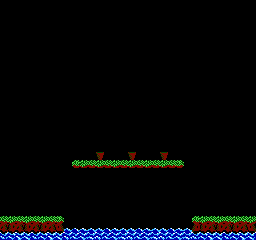

Rendered tile map (Tiled .tmx) drawn with the repository's tilesets; below, a short description and the map source with its tile grids summarised:
An orthogonal 32x30 tile map with 8x8 px tiles, 3 tile layers (suelo, agua, en1), 2 tilesets and 5 objects.

<map version="1.0" orientation="orthogonal" renderorder="right-down" width="32" height="30" tilewidth="8" tileheight="8" nextobjectid="7">
 <tileset firstgid="1" name="map" tilewidth="8" tileheight="8" spacing="2" margin="2">
  <image source="map.png" width="112" height="32" />
 </tileset>
 <tileset firstgid="34" name="land" tilewidth="8" tileheight="8">
  <image source="land.png" width="72" height="8" />
 </tileset>
 <layer name="suelo" width="32" height="30">
  <data>[960 cells, 46 non-empty, 13 distinct tile ids]</data>
 </layer>
 <layer name="agua" width="32" height="30">
  <data>[960 cells, 48 non-empty, 12 distinct tile ids]</data>
 </layer>
 <objectgroup name="cls">
  <object id="1" x="72.125" y="160.125" width="111.75" height="7.75" />
  <object id="2" x="-25" y="215.792" width="89" height="35.2083" />
  <object id="3" x="192.125" y="216.125" width="89" height="35.6041" />
  <object id="5" x="-9" y="-11.6667" width="275.333" height="11.3333" />
  <object id="6" x="41.3333" y="251.667" width="176" height="7.33333" />
 </objectgroup>
 <layer name="en1" width="32" height="30">
  <data>[960 cells, 3 non-empty, 1 distinct tile ids]</data>
 </layer>
</map>